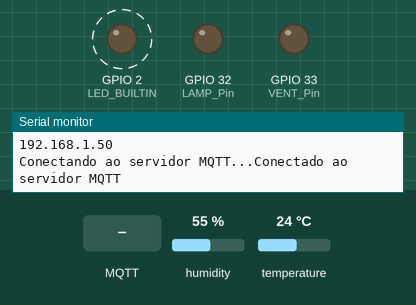
Recording of a sketch running on a simulated ESP32. On the bench: output pins drawn as LEDs (lit = HIGH), the last lines printed to the serial monitor. Dashed ring = blinking. The inputs (shaded band) are chosen by the test bench; at power-on: humidity 55 %, temperature 24 °C. WiFi joins after 1.5 s; servers stay silent unless stated; no MQTT or app messages arrive unless stated.

Above: at 2.7 s.
2.8 s: MQTT message "ON" arrives on the second subscribed topic
At 3.02 s:
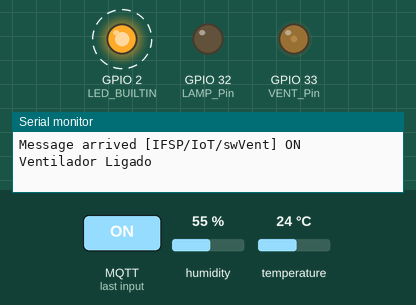
6.3 s: MQTT message "OFF" arrives on the second subscribed topic
At 6.64 s:
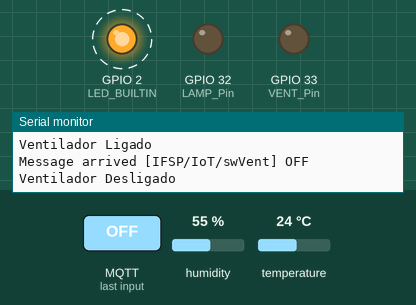
Timing chart, 0 to 19.3 s (numbered marks = the images above; inputs shaded):
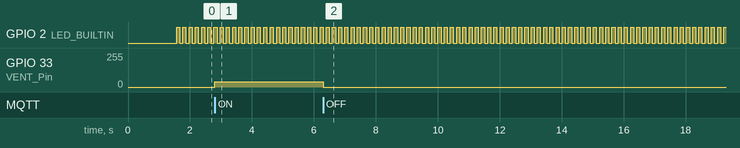

The sketch:

Projeto_IoT_FrontEnd.ino
```cpp
#include <WiFi.h>
#include <PubSubClient.h>
#include <DHT.h>
#define DHTTYPE DHT11  // Sensor de Temperatura e Humidade

const char* ssid = "*************";           // SSID da rede wireless
const char* password = "*************";       // senha da rede wireless
const char* mqtt_server = "*************";    // Endereço do Broker MQTT
const int mqtt_port = 1883;                   // Porta utilizada pelo MQTT
const char* mqtt_user = "*************";      // MQTT user
const char* mqtt_password = "*************";  // Senha do user MQTT

const int DHT_Pin = 14;         // (GPIO14) Pino de conexão do sensor DHT11
const int LAMP_Pin = 32;        // (GPIO32) Pino para acionamento da Lâmpada
const int VENT_Pin = 33;        // (GPIO33) Pino para acionamento da Ventilador

unsigned long previousMillis_1 = 0;  // Variável para o temporizador 1
unsigned long previousMillis_2 = 0;  // Variável para o temporizador 2
const long interval_1 = 1000;        // Intervalo temporizador 1 (em milissegundos)
const long interval_2 = 100;         // Intervalo temporizador 2 (em milissegundos)

int vrLamp = 0;         // Variável para armazenar o valor do Slider da Lâmpada
int vrVent = 0;         // Variável para armazenar o valor do Slider do Ventilador
bool lampStatus = LOW;  // Variável para armazenar o status do Botão da Lâmpada
bool ventStatus = LOW;  // Variável para armazenar o valor do Botão do Ventilador
float temperatura = 0;
float humidade = 0;

DHT dht(DHT_Pin, DHTTYPE);
WiFiClient espClient;
PubSubClient client(espClient);

void setup() {

  pinMode(LED_BUILTIN, OUTPUT);

  // configuração dos canais de PWM
  ledcSetup(0, 1000, 10);      // Canal 0 - Lâmpada (ledChannel, freq, resolution)
  ledcAttachPin(LAMP_Pin, 0);  // (pin, ledChannel)
  ledcSetup(1, 1000, 10);      // Canal 1 - Ventilador (ledChannel, freq, resolution)
  ledcAttachPin(VENT_Pin, 1);  // (pin, ledChannel)

  // Configurações iniciais
  dht.begin();
  Serial.begin(115200);
  setup_wifi();
  client.setServer(mqtt_server, mqtt_port);
  client.setCallback(callback);
}

// Conexão Wireless
void setup_wifi() {
  delay(10);
  Serial.println();
  Serial.print("Conectando-se a ");
  Serial.println(ssid);

  WiFi.begin(ssid, password);

  while (WiFi.status() != WL_CONNECTED) {
    delay(500);
    Serial.print(".");
  }

  Serial.println("");
  Serial.println("Conectado a rede Wi-Fi");
  Serial.print("Endereco MAC: ");
  Serial.println(WiFi.macAddress());
  Serial.println("Endereço IP: ");
  Serial.println(WiFi.localIP());
}

// Conexão MQTT
void reconnect() {
  while (!client.connected()) {
    Serial.print("Conectando ao servidor MQTT...");
    if (client.connect("ESP32_02", mqtt_user, mqtt_password)) {
      Serial.println("Conectado ao servidor MQTT");
      client.subscribe("IFSP/IoT/swLamp");
      client.subscribe("IFSP/IoT/swVent");
      client.subscribe("IFSP/IoT/vrLamp");
      client.subscribe("IFSP/IoT/vrVent");
      client.subscribe("IFSP/IoT/request");
    } else {
      Serial.print("Falha ao conectar ao servidor MQTT, rc=");
      Serial.print(client.state());
      Serial.println(" Tentando novamente em 5 segundos");
      delay(5000);
    }
  }
}

void loop() {
  if (!client.connected()) {
    reconnect();
  }
  client.loop();

  unsigned long currentMillis = millis();  // Obtém o tempo atual

  if (currentMillis - previousMillis_2 >= interval_2) {    // Temporizador 2 (100 milesegundos)
    previousMillis_2 = currentMillis;
    digitalWrite(LED_BUILTIN, !digitalRead(LED_BUILTIN));  // Pisca o Led da Placa
  }

  if (currentMillis - previousMillis_1 >= interval_1) {  // Temporizador 1 (5 segundos)
    previousMillis_1 = currentMillis;                    // Atualiza o tempo da última leitura

    // Realiza a leitura da temperatura e umidade
    temperatura = dht.readTemperature();
    humidade = dht.readHumidity();

    // Verifica se a leitura foi bem-sucedida
    if (isnan(temperatura) || isnan(humidade)) {
      Serial.println("Erro ao ler o sensor DHT11!");
      return;
    }
    // Envia temperatura e humidade via MQTT
    client.publish("IFSP/IoT/return", String(String(temperatura) + "," +  String(humidade)).c_str());
  }

}

// Tratamento dos comandos recebidos via MQTT
void callback(char* topic, byte* payload, unsigned int length) {
  Serial.print("Message arrived [");
  Serial.print(topic);
  Serial.print("] ");
  String messageTemp;

  for (int i = 0; i < length; i++) {
    Serial.print((char)payload[i]);
    messageTemp += (char)payload[i];
  }
  Serial.println();

  // Button Lâmpada
  if (String(topic) == "IFSP/IoT/swLamp") {
    if (messageTemp == "ON") {
      lampStatus = HIGH;
      int lamp = map(vrLamp, 0, 100, 0, 1023);
      ledcWrite(0, lamp);  // PWM Lâmpada Ligado (0 - 1023)
      //client.publish("IFSP/IoT/return", "Ligada");
      Serial.println("Lâmpada Ligada");
    } else if (messageTemp == "OFF") {
      lampStatus = LOW;
      ledcWrite(0, 0);  // PWM Lâmpada Desligado (0)
      //client.publish("IFSP/IoT/return", "Desligada");
      Serial.println("Lâmpada Desligada");
    }
  }

  // Slider Lâmpada
  if (String(topic) == "IFSP/IoT/vrLamp") {
    vrLamp = messageTemp.toInt();

    if (vrLamp > 0 && lampStatus == HIGH) {
      int lamp = map(vrLamp, 0, 100, 0, 1023);
      ledcWrite(0, lamp);  // PWM Lâmpada Ligado (1 - 1023)
      //client.publish("IFSP/IoT/return", String(vrLamp).c_str());
      Serial.println("Lâmpada Ligada");
      Serial.print("vrLamp = ");
      Serial.println(vrLamp);
    } else {
      ledcWrite(0, 0);  // PWM Lâmpada Desligado (0)
      //client.publish("IFSP/IoT/return", String(vrLamp).c_str());
      Serial.println("Lâmpada Desligada");
      Serial.print("vrLamp = ");
      Serial.println(vrLamp);
    }
  }

  // Button Ventilador
  if (String(topic) == "IFSP/IoT/swVent") {
    if (messageTemp == "ON") {
      ventStatus = HIGH;
      int vent = map(vrVent, 0, 100, 160, 1023);
      ledcWrite(1, vent);  // PWM Ventilador Ligado (0 - 1023)
      //client.publish("IFSP/IoT/return", "Ligado");
      Serial.println("Ventilador Ligado");
    } else if (messageTemp == "OFF") {
      ventStatus = LOW;
      ledcWrite(1, 0);  // PWM Ventilador Desligado (0)
      //client.publish("IFSP/IoT/return", "Desligado");
      Serial.println("Ventilador Desligado");
    }
  }

  // Slider Ventilador
  if (String(topic) == "IFSP/IoT/vrVent") {
    vrVent = messageTemp.toInt();

    if (vrVent > 0 && ventStatus == HIGH) {
      int vent = map(vrVent, 0, 100, 160, 1023);
      ledcWrite(1, vent);  // PWM Ventilador Ligado (1 - 1023)
      //client.publish("IFSP/IoT/return", String(vrVent).c_str());
      Serial.println("Ventilador Ligado");
      Serial.print("vrVent = ");
      Serial.println(vrVent);
    } else {
      ledcWrite(1, 0);  // PWM Ventilador Desligado (0)
      //client.publish("IFSP/IoT/return", String(vrVent).c_str());
      Serial.println("Ventilador Desligado");
      Serial.print("vrVent = ");
      Serial.println(vrVent);
    }
  }

  // Temperatura e Humidade
  if (String(topic) == "IFSP/IoT/request") {
    Serial.println(messageTemp);
    Serial.print("Temperatura: ");
    Serial.print(temperatura);
    Serial.print(" °C | Umidade: ");
    Serial.print(humidade);
    Serial.println(" %");
  }
}
```

Measured:
- after the input at 2.8 s, GPIO 33 (VENT_Pin): 0/255 → 40/255 at once
- after the input at 6.3 s, GPIO 33 (VENT_Pin): 40/255 → 0/255 at once
- by itself, GPIO 2 (LED_BUILTIN): alternates HIGH for 0.10 s and LOW for 0.10 s
